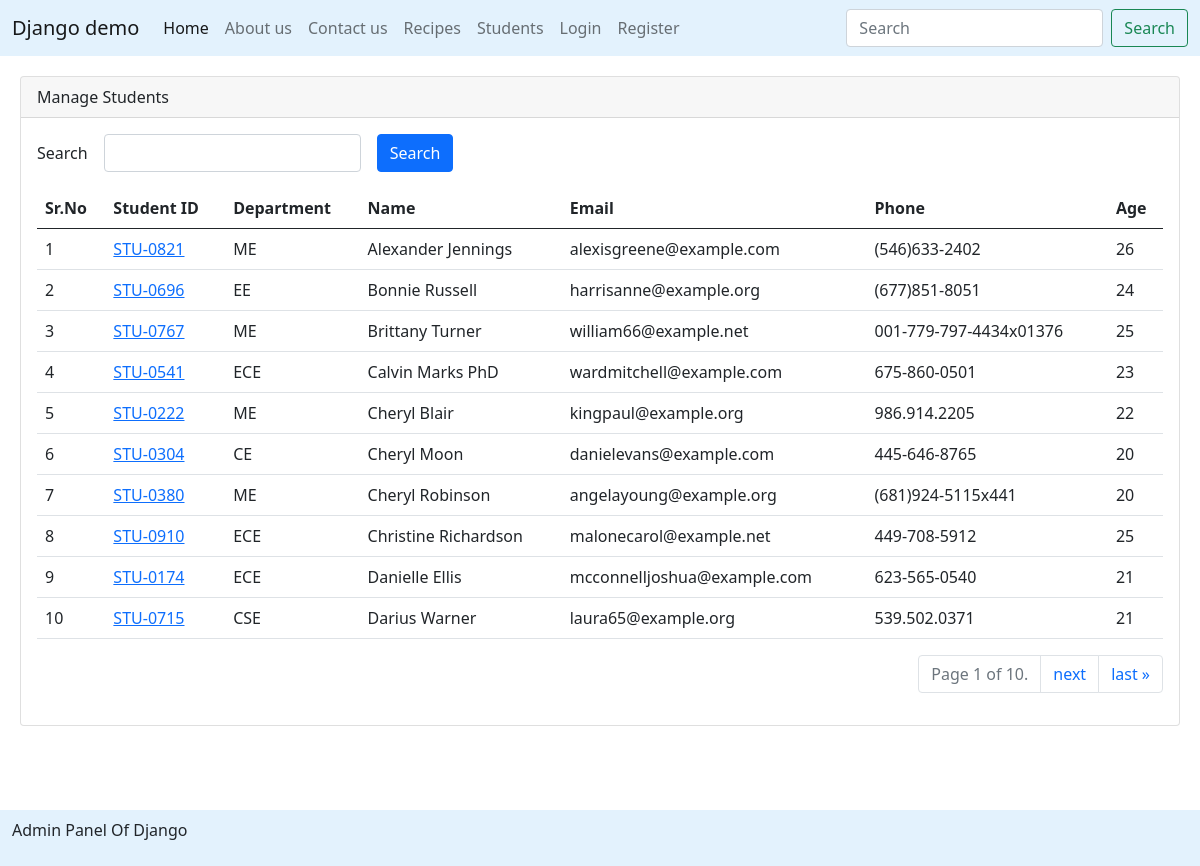
The page /students/ on the database its author committed.
### recipe/models.py (models this page shows, shortened)
class Student(models.Model):
    department = models.ForeignKey(Department, related_name="depart", on_delete=models.CASCADE)
    student_id = models.OneToOneField(StudentID, related_name="studentid", on_delete=models.CASCADE)
    name = models.CharField(max_length=100)
    email = models.EmailField()
    phone = models.CharField(max_length=100)
    age = models.IntegerField()
    address = models.TextField(null=True, blank=True)
    is_deleted = models.BooleanField(default=False)
    objects = StudentsManager()
    admin_objects = models.Manager()
    class Meta:
        ordering = ['name']
        verbose_name = "student"

class StudentID(models.Model):
    student_id = models.CharField(max_length=100)
    def __str__(self) -> str:
        return self.student_id

class Department(models.Model):
    department = models.CharField(max_length=100)
    def __str__(self) -> str:
        return self.department
    class Meta:
        ordering = ['department']

### recipe/views.py (the view, shortened to what this page needs)
# urls.py: path('students/', get_students, name="get_students"),
def get_students(request):
   queryset = Student.objects.all()
   paginator = Paginator(queryset, 10)  # Show 25 contacts per page.
   page_number = request.GET.get("page",1)
   page_obj = paginator.get_page(page_number)
   context = {'page':'Django Students Data', 'students':page_obj}
   return render(request, 'report/students.html', context)

### recipe/models.py (called while the page is built)
    def get_queryset(self):
        return super().get_queryset().filter(is_deleted = False)

### recipe/templates/report/students.html (shortened to what this page needs)
{% extends "layouts/master.html" %}
{% block main %}
<div class="card" style="margin: 20px;">
    <div class="card-header">
       Manage Students
    </div>
    <div class="card-body">
        <form>
            <div class="mb-3">
                <div class="row g-3 align-items-center">
                    <div class="col-auto">
                        <label for="search" class="col-form-label">Search</label>
                    </div>
                    <div class="col-auto">
                        <input type="text" id="search" name="search"
                            class="form-control">
                    </div>
                    <div class="col-auto">
                        <button type="submit" class="btn btn-primary">
                            Search
                    </div>
                </div>
            </div>
        </form>
            <table class="table">
                <thead>
                    <tr>
                        <th>Sr.No</th>
                        <th>Student ID</th>
                        <th>Department</th>
                        <th>Name</th>
                        <th>Email</th>
                        <th>Phone</th>
                        <th>Age</th>
                    </tr>
                </thead>
                <tbody>
                    {% for student in students %}
                    <tr>
                        <td>{{ forloop.counter }}</td>
                        <td>
                            <a href="{% url 'see_marks' student.student_id %}">
                            {{ student.student_id }}
                        </a>
                        </td>
                        <td>{{ student.department }}</td>
                        <td>{{ student.name }}</td>
                        <td>{{ student.email }}</td>
                        <td>{{ student.phone }}</td>
                        <td>{{ student.age }}</td>
                    </tr>
                    {% endfor %}
                </tbody>
            </table>
            <nav aria-label="Page navigation example">
                <ul class="pagination justify-content-end">
              <li class="page-item disabled">
                <a class="page-link" href="#">
                    Page {{ students.number }} of {{ students.paginator.num_pages }}.
                </a>
              </li>
              {% if students.has_next %}
              <li class="page-item"><a class="page-link" href="?page={{ students.next_page_number }}">next</a></li>
                <li class="page-item"><a class="page-link" href="?page={{ students.paginator.num_pages }}">last &raquo;</a></li>
              {% endif %}
                </ul>
              </nav>
    </div>
</div>
<br>
<br>
<br>
<br>
<br>
    {% endblock %}

### rows shown on the page
Student: student_id "STU-0821", department "ME", name "Alexander Jennings", email "alexisgreene@example.com", phone "(546)633-2402", age "26"
Student: student_id "STU-0696", department "EE", name "Bonnie Russell", email "harrisanne@example.org", phone "(677)851-8051", age "24"
Student: student_id "STU-0767", department "ME", name "Brittany Turner", email "william66@example.net", phone "001-779-797-4434x01376", age "25"
Student: student_id "STU-0541", department "ECE", name "Calvin Marks PhD", email "wardmitchell@example.com", phone "675-860-0501", age "23"
Student: student_id "STU-0222", department "ME", name "Cheryl Blair", email "kingpaul@example.org", phone "986.914.2205", age "22"
Student: student_id "STU-0304", department "CE", name "Cheryl Moon", email "danielevans@example.com", phone "445-646-8765", age "20"
Student: student_id "STU-0380", department "ME", name "Cheryl Robinson", email "angelayoung@example.org", phone "(681)924-5115x441", age "20"
Student: student_id "STU-0910", department "ECE", name "Christine Richardson", email "malonecarol@example.net", phone "449-708-5912", age "25"
Student: student_id "STU-0174", department "ECE", name "Danielle Ellis", email "mcconnelljoshua@example.com", phone "623-565-0540", age "21"
Student: student_id "STU-0715", department "CSE", name "Darius Warner", email "laura65@example.org", phone "539.502.0371", age "21"

### other values the page prints
{{ students.number }} "1"
{{ students.paginator.num_pages }} "10"
